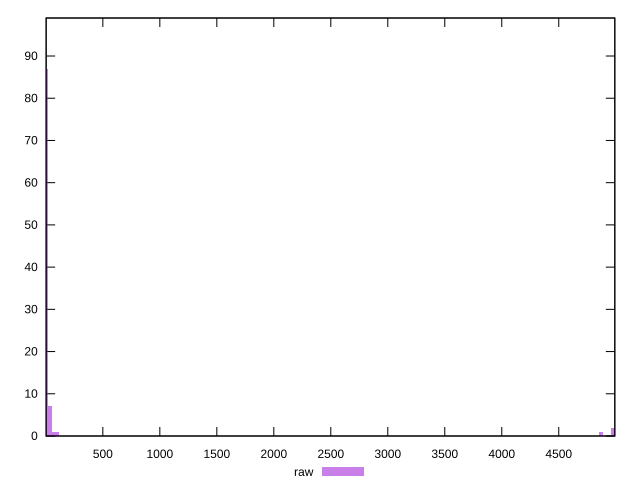

Recreate this plot in gnuplot.
reset

$raw <<EOF
4975.396467973254 2
4873.1622939738045 1
0 87
34.078057999816814 7
102.23417399945043 1
68.15611599963363 1
EOF

set key outside below
set boxwidth 34.078057999816814
set xrange [2.508:4991.923]
set yrange [0:99]
set trange [0:99]
set style fill transparent solid 0.5 noborder
set terminal svg size 640, 490 enhanced background rgb 'white'
set output "report/report_00029_2021-02-24T13-36-40.390Z/server-response-time/samples/card/raw/histogram.svg"

plot $raw title "raw" with boxes

reset
